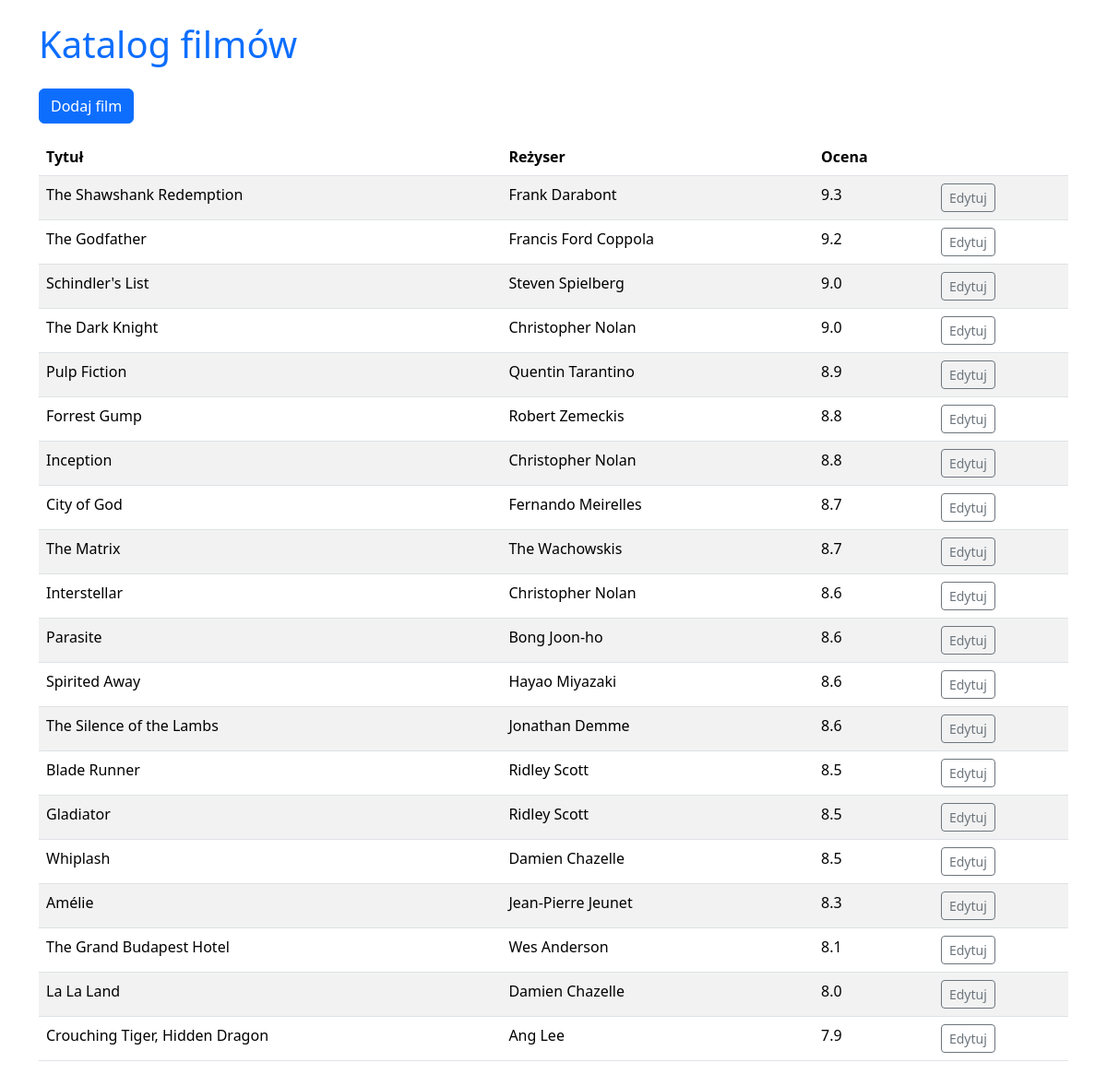
The page / on the database its author committed.
### movies/models.py (models this page shows, shortened)
class Movie(models.Model):
    title = models.CharField("Tytuł", max_length=120)
    director = models.CharField("Reżyser", max_length=120)
    rating = models.DecimalField("Ocena", max_digits=3, decimal_places=1)
    class Meta:
        ordering = ["-rating", "title"]

### movies/views.py (the view)
# urls.py: path("", MovieListView.as_view(), name="list"),
class MovieListView(ListView):
    model = Movie
    template_name = "movies/movie_list.html"
    context_object_name = "movies"

### movies/templates/movies/movie_list.html (shortened to what this page needs)
{% extends "movies/base.html" %}
{% block content %}
  <a class="btn btn-primary mb-3" href="{% url 'movies:add' %}">Dodaj film</a>
  <table class="table table-striped">
    <thead><tr><th>Tytuł</th><th>Reżyser</th><th>Ocena</th><th></th></tr></thead>
    <tbody>
      {% for movie in movies %}
      <tr>
        <td>{{ movie.title }}</td>
        <td>{{ movie.director }}</td>
        <td>{{ movie.rating }}</td>
        <td><a class="btn btn-sm btn-outline-secondary"
               href="{% url 'movies:edit' movie.pk %}">Edytuj</a></td>
      </tr>
      {% empty %}
      <tr><td colspan="4">Brak filmów w bazie.</td></tr>
      {% endfor %}
    </tbody>
  </table>
{% endblock %}

### movies/templates/movies/base.html (shortened to what this page needs)
{% load static %}
<!doctype html>
<html lang="pl">
  <head>
    <link rel="stylesheet"
          href="https://cdn.jsdelivr.net/npm/bootstrap@5.3.3/dist/css/bootstrap.min.css">
    <link rel="stylesheet" href="{% static 'movies/styles.css' %}">
  </head>
  <body class="container py-4">
    <h1 class="mb-4">
      <a href="{% url 'movies:list' %}" class="text-decoration-none">Katalog filmów</a>
    </h1>
    {% block content %}{% endblock %}
  </body>
</html>

### rows shown on the page
Movie: title "The Shawshank Redemption", director "Frank Darabont", rating "9.3"
Movie: title "The Godfather", director "Francis Ford Coppola", rating "9.2"
Movie: title "Schindler's List", director "Steven Spielberg", rating "9.0"
Movie: title "The Dark Knight", director "Christopher Nolan", rating "9.0"
Movie: title "Pulp Fiction", director "Quentin Tarantino", rating "8.9"
Movie: title "Forrest Gump", director "Robert Zemeckis", rating "8.8"
Movie: title "Inception", director "Christopher Nolan", rating "8.8"
Movie: title "City of God", director "Fernando Meirelles", rating "8.7"
Movie: title "The Matrix", director "The Wachowskis", rating "8.7"
Movie: title "Interstellar", director "Christopher Nolan", rating "8.6"
Movie: title "Parasite", director "Bong Joon-ho", rating "8.6"
Movie: title "Spirited Away", director "Hayao Miyazaki", rating "8.6"
Movie: title "The Silence of the Lambs", director "Jonathan Demme", rating "8.6"
Movie: title "Blade Runner", director "Ridley Scott", rating "8.5"
Movie: title "Gladiator", director "Ridley Scott", rating "8.5"
Movie: title "Whiplash", director "Damien Chazelle", rating "8.5"
Movie: title "Amélie", director "Jean-Pierre Jeunet", rating "8.3"
Movie: title "The Grand Budapest Hotel", director "Wes Anderson", rating "8.1"
Movie: title "La La Land", director "Damien Chazelle", rating "8.0"
Movie: title "Crouching Tiger, Hidden Dragon", director "Ang Lee", rating "7.9"
